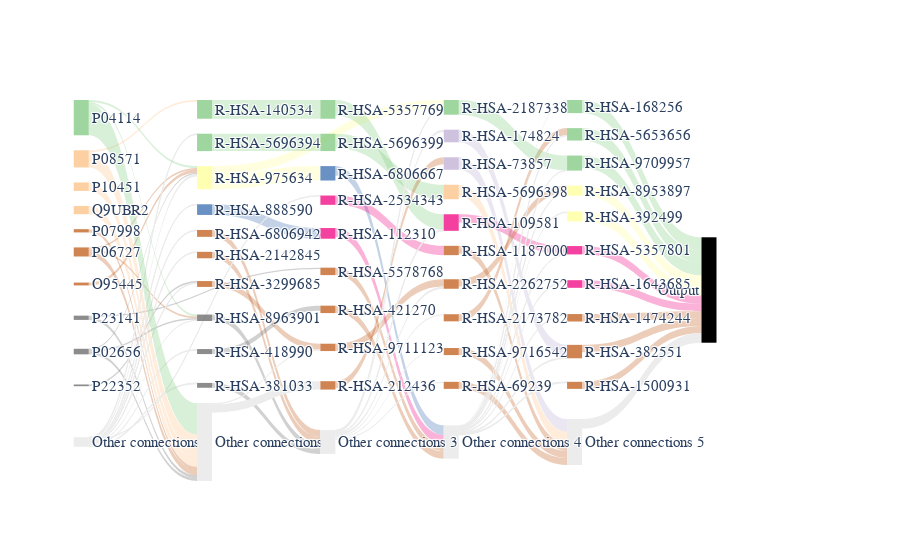

The notebook cell saved with this chart:
### Code cell
IG.plot_complete_sankey(
    multiclass=False, savename="img/complete_sankey.png", node_cmap="Accent_r", edge_cmap="Accent_r"
)
